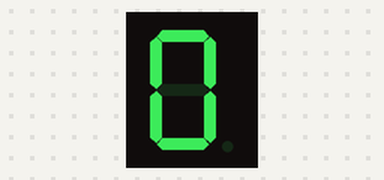
Bench run of a sketch on a simulated Arduino Uno, built with avr-gcc and run on an emulated ATmega328P. On the bench: 1-digit seven-segment display. Wiring (inferred from the names in the program): 1-digit 7-segment display, segments lit when LOW: segments pin 3, pin 2, A4, A3, A2, pin 4, pin 5, A5. The segment pins are drawn as the display they are named for.

Above: at 0.1 s.
At 5.1 s:
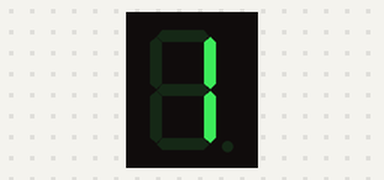
At 10.1 s:
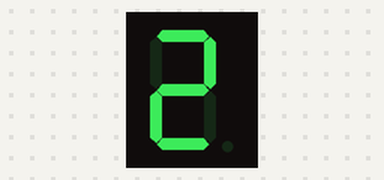
At 15.1 s:
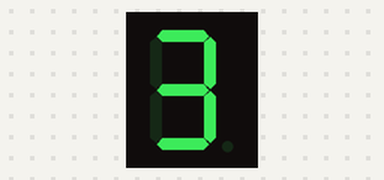
At 20.1 s:
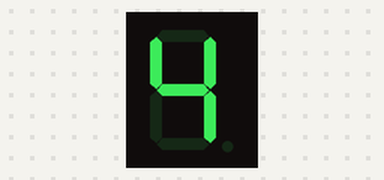
At 30.1 s:
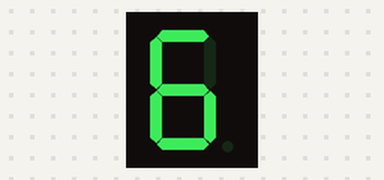

The sketch:

arduino10-1.ino
```cpp
// File name: 7segmentLED.ino
int segmentPins[] = {3, 2, A4, A3, A2, 4, 5, A5}; // 7세그먼트 LED(A,B,C,D,E,F,G,H)

byte digits[10][8] = { // Common Anode(+)
  // LED A,B,C,D,E,F,G,H(각 숫자의 따른 7세그먼트 LED 표현 방법)
  {0, 0, 0, 0, 0, 0, 1, 1}, // “0”(0:LED On,1:LED Off):
  {1, 0, 0, 1, 1, 1, 1, 1}, // 1
  {0, 0, 1, 0, 0, 1, 0, 1}, // 2
  {0, 0, 0, 0, 1, 1, 0, 1}, // 3
  {1, 0, 0, 1, 1, 0, 0, 1}, // 4
  {0, 1, 0, 0, 1, 0, 0, 1}, // 5
  {0, 1, 0, 0, 0, 0, 0, 1}, // 6
};

void setup() {
  // put your setup code here, to run once:
  for(int i = 0; i < 8; i++){
    pinMode(segmentPins[i], OUTPUT);
  }
  // 각각의 세그먼트 LED 핀을 출력으로 설정
}
void loop() {
  // put your main code here, to run repeatedly:
  for(int i = 0; i <= 6; i++){
    setSegments(i); // 위에서 나온 숫자를 7세그먼트 LED로 표현한다.
    delay(5000);
  }
}

void setSegments(int n){ // 숫자를 7세그먼트 LED 에 표현 하는 함수
  for(int i = 0; i < 8; i++){ // 연결된 7세그먼트 LED 핀을 각각 세팅 해준다.
    digitalWrite(segmentPins[i], digits[n][i]);
  }
}
```

Measured:
- by itself, everything shown: repeats every 35.0 s, in 7 steps
- what the display in image 1 shows lasts 5.0 s, from 5.0 s to 10.0 s
